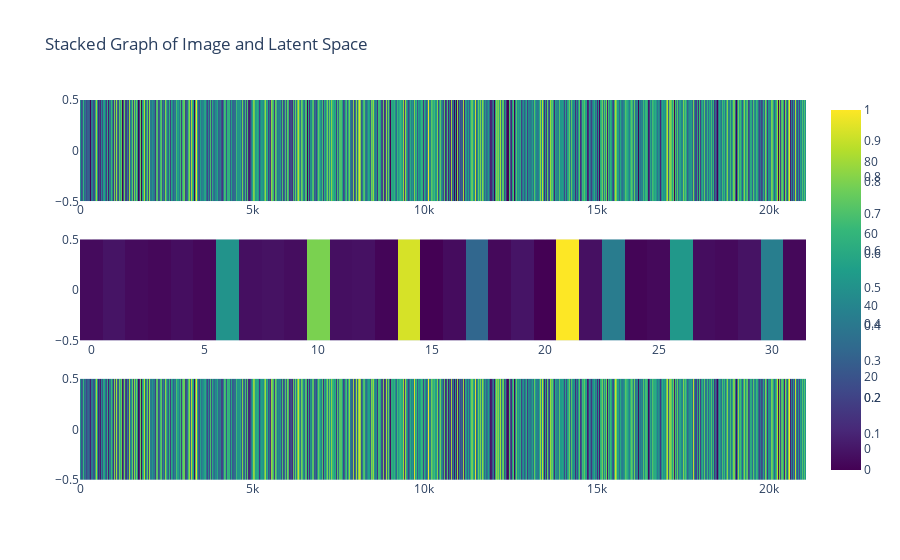

Notebook code cell kept with this figure:
### Markdown cell above
### some diagnosis

### Code cell
importlib.reload(visualisation) # to allow modification of the script without restarting the whole session
visualisation.plot_single_obs_processing(x_train, autoencoder)

### Figure 1 — Plotly figure (JSON) as saved in the notebook; plotly's stock layout.template omitted (floating-point values rounded to 4 significant figures; data arrays with more than 128 entries replaced by an {"elided": "..."} marker saying what was removed)
{"data": [{"colorscale": [[0, "#440154"], [0.1111, "#482878"], [0.2222, "#3e4989"], [0.3333, "#31688e"], [0.4444, "#26828e"], [0.5556, "#1f9e89"], [0.6667, "#35b779"], [0.7778, "#6ece58"], [0.8889, "#b5de2b"], [1, "#fde725"]], "type": "heatmap", "xaxis": "x", "yaxis": "y", "z": {"elided": "1x21080 float values"}}, {"colorscale": [[0, "#440154"], [0.1111, "#482878"], [0.2222, "#3e4989"], [0.3333, "#31688e"], [0.4444, "#26828e"], [0.5556, "#1f9e89"], [0.6667, "#35b779"], [0.7778, "#6ece58"], [0.8889, "#b5de2b"], [1, "#fde725"]], "type": "heatmap", "xaxis": "x2", "yaxis": "y2", "z": [[-3.18, -0.4995, -3.09, -4.006, -2.302, -3.97, 45.35, -1.982, -1.197, -2.521, 74.17, -1.839, -1.254, -4.776, 88.57, -5.89, -2.765, 27.29, -3.645, -0.4335, -5.926, 94.59, -1.683, 35.99, -4.917, -3.656, 47.47, -2.598, -3.359, -0.8615, 37.16, -3.968]]}, {"colorscale": [[0, "#440154"], [0.1111, "#482878"], [0.2222, "#3e4989"], [0.3333, "#31688e"], [0.4444, "#26828e"], [0.5556, "#1f9e89"], [0.6667, "#35b779"], [0.7778, "#6ece58"], [0.8889, "#b5de2b"], [1, "#fde725"]], "type": "heatmap", "xaxis": "x3", "yaxis": "y3", "z": {"elided": "1x21080 float values"}}], "layout": {"showlegend": false, "title": {"text": "Stacked Graph of Image and Latent Space"}, "xaxis": {"anchor": "y", "domain": [0, 1]}, "xaxis2": {"anchor": "y2", "domain": [0, 1]}, "xaxis3": {"anchor": "y3", "domain": [0, 1]}, "yaxis": {"anchor": "x", "domain": [0.7333, 1]}, "yaxis2": {"anchor": "x2", "domain": [0.3667, 0.6333]}, "yaxis3": {"anchor": "x3", "domain": [0, 0.2667]}}}
